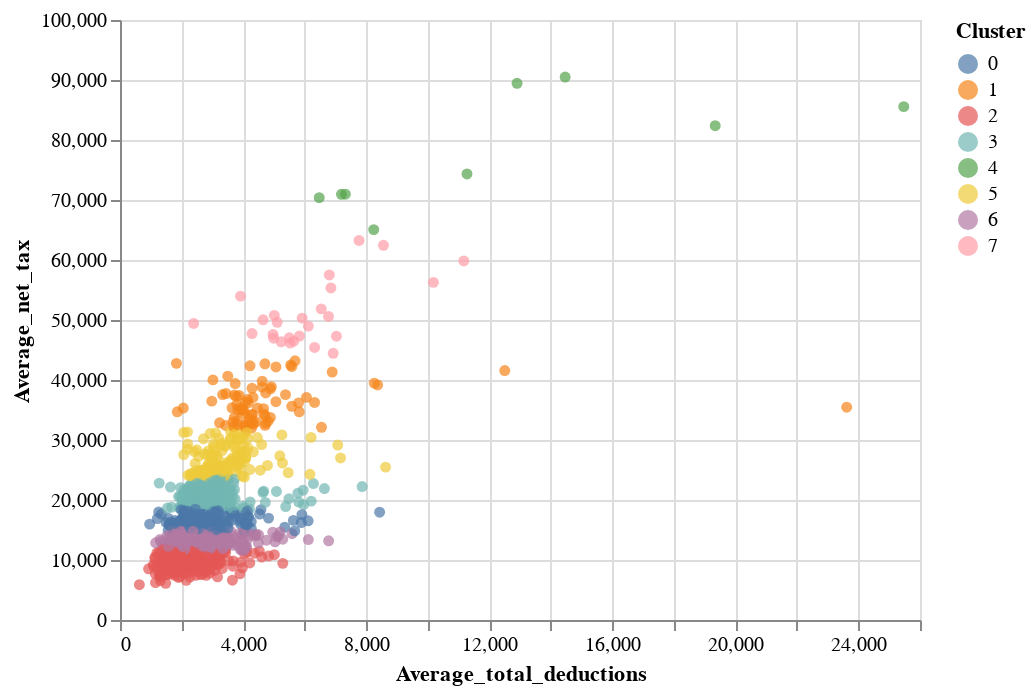

The cell this chart's notebook holds for it:
### Code cell
scatter_plot.encode(x="Average_total_deductions", y="Average_net_tax", color="Cluster:N", tooltip=["Postcode", "Cluster", "Average_total_deductions", "Average_net_tax"]).interactive()

### Figure 1 — Vega-Lite specification as saved in the notebook (floating-point values rounded to 4 significant figures; data arrays with more than 128 entries replaced by an {"elided": "..."} marker saying what was removed)
{"config": {"view": {"continuousWidth": 400, "continuousHeight": 300}}, "data": {"name": "data-0add3517d50cfa9fadb1fa20cbbc00ad"}, "mark": "circle", "encoding": {"color": {"type": "nominal", "field": "Cluster"}, "tooltip": [{"type": "quantitative", "field": "Postcode"}, {"type": "quantitative", "field": "Cluster"}, {"type": "quantitative", "field": "Average_total_deductions"}, {"type": "quantitative", "field": "Average_net_tax"}], "x": {"type": "quantitative", "field": "Average_total_deductions"}, "y": {"type": "quantitative", "field": "Average_net_tax"}}, "selection": {"selector003": {"type": "interval", "bind": "scales", "encodings": ["x", "y"]}}, "$schema": "https://vega.github.io/schema/vega-lite/v4.8.1.json", "datasets": {"data-0add3517d50cfa9fadb1fa20cbbc00ad": {"elided": "2473 records"}}}
